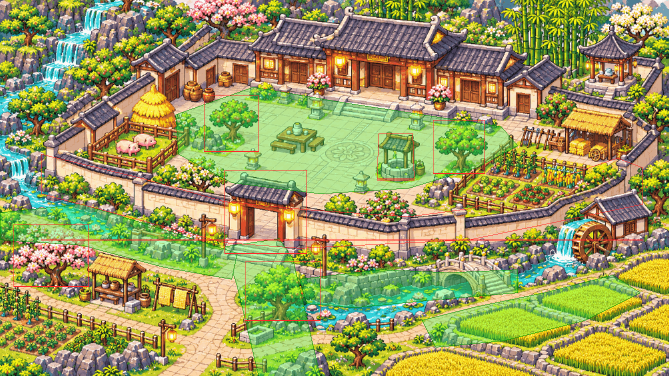
#> input picture docs/tayduky/art-pilot/out/plates/cao-lao-trang-debug.png, 1337 x 752 px, given in place of hqs-clean.png, which was not available (shown at 1/2 size)
$ python build_pilot.py
#> lines starting #> are read from the running program, lines starting #| are printed output that depends on the picture
"""Package the two test biomes for the browser pilot (docs/tayduky/pilot/).

Writes pilot/assets/<plate>.png, pilot/assets/chars/<name>.png (direction strips) and pilot/data.js (window.TD_DATA):
plate size, walkable zones (polygons; the runtime intersects them with ground colours), occluders (polygon + base line y: plate pixels of
the object are redrawn over characters whose feet are above the base), the cast and each strip's frame rectangles.
Also writes out/plates/<biome>-debug.png (zones in green, occluders in red) for authoring.
Run: python build_pilot.py
"""
import os, json, shutil
from PIL import Image, ImageDraw

HERE = os.path.dirname(os.path.abspath(__file__))
AP = os.path.join(HERE, '..')
PILOT = os.path.join(AP, '..', 'pilot'); ASSETS = os.path.join(PILOT, 'assets')

S = 1337 / 982.0          # Cao Lão Trang polygons are authored on the 982-wide preview, scaled to the 1337-wide plate


def sc(poly, k): return [[round(x * k), round(y * k)] for x, y in poly]


BIOMES = {
    'hoa-qua-son': {
        'title': ['Hoa Quả Sơn', 'Flower-Fruit Mountain'], 'plate': 'hqs-clean', 'k': 1.0, 'clouds': 4,
        'walk': [
            [[318, 262], [372, 214], [452, 176], [520, 182], [578, 214], [628, 262], [640, 302], [560, 344], [474, 342], [392, 302]],   # plaza
            [[392, 152], [440, 140], [470, 172], [440, 186], [404, 176]],                                                             # stairs up
            [[196, 100], [262, 84], [334, 104], [330, 140], [252, 152], [198, 130]],                                                   # upper left plateau
            [[112, 344], [196, 330], [252, 380], [336, 470], [312, 528], [226, 528], [120, 394]],                                      # lower left path
            [[690, 420], [760, 404], [866, 470], [864, 526], [770, 534], [702, 476]],                                                  # stepping stones
            [[600, 300], [650, 286], [700, 330], [660, 350], [610, 340]],                                                               # right ledge
            [[758, 128], [832, 114], [906, 140], [884, 168], [800, 162]],                                                               # cave terrace
        ],
        'occ': [
            ([[240, 0], [420, 0], [420, 112], [240, 112]], 112),          # top peach tree
            ([[0, 0], [116, 0], [116, 146], [0, 146]], 146),              # top-left tree
            ([[0, 216], [104, 216], [104, 306], [0, 306]], 306),          # mid-left tree
            ([[572, 192], [736, 192], [736, 334], [572, 334]], 334),      # big peach tree right of the plaza
            ([[548, 150], [604, 146], [612, 232], [544, 234]], 236, True),   # rune rock (solid)
            ([[0, 336], [204, 336], [204, 512], [0, 512]], 512),          # big peach tree bottom-left
            ([[496, 430], [626, 430], [626, 552], [496, 552]], 552),      # bottom tree
            ([[918, 282], [982, 282], [982, 396], [918, 396]], 396),      # right tree
            ([[324, 236], [416, 236], [416, 334], [324, 334]], 334),      # fence + palm left of the plaza
        ],
        'cast': [('wukong', 1), ('khi_chien_binh', 2), ('khi_lao', 1), ('khi_luc_si', 1), ('khi_con', 3), ('khi_giao', 2)],
    },
    'cao-lao-trang': {
        'title': ['Cao Lão Trang', "Old Gao's Village"], 'plate': 'clt-full', 'k': S, 'clouds': 0,
        'walk': [
            sc([[258, 168], [372, 128], [500, 150], [620, 168], [736, 186], [760, 214], [700, 246], [600, 276], [470, 284], [340, 268], [262, 226]], S),  # courtyard
            sc([[330, 362], [410, 350], [430, 380], [470, 552], [380, 552], [348, 420]], S),          # road from the gate
            sc([[0, 312], [120, 300], [250, 340], [348, 372], [340, 410], [240, 392], [120, 360], [0, 352]], S),  # west road
            sc([[440, 410], [560, 396], [660, 400], [760, 396], [760, 430], [640, 440], [520, 452], [450, 446]], S),  # east road to the bridge
            sc([[620, 470], [700, 450], [800, 430], [900, 404], [940, 430], [860, 470], [740, 500], [640, 510]], S),  # lane by the paddies
        ],
        'occ': [
            (sc([[60, 226], [210, 262], [330, 296], [450, 308], [600, 318], [690, 306], [906, 232], [944, 246], [944, 300], [690, 352], [440, 364], [330, 356], [60, 284]], S), round(352 * S)),  # front wall + gatehouse
            (sc([[330, 250], [450, 250], [450, 372], [330, 372]], S), round(372 * S)),               # gatehouse roof
            (sc([[300, 140], [380, 140], [380, 222], [300, 222]], S), round(222 * S)),               # courtyard tree
            (sc([[636, 176], [712, 176], [712, 254], [636, 254]], S), round(254 * S)),               # courtyard tree right
            (sc([[556, 196], [606, 196], [608, 262], [554, 262]], S), round(264 * S), True),          # well (solid)
            (sc([[360, 384], [470, 384], [470, 470], [360, 470]], S), round(470 * S)),               # tree by the road
            (sc([[20, 330], [130, 330], [130, 420], [20, 420]], S), round(420 * S)),                 # blossom tree
        ],
        'cast': [('bajie', 1), ('cao_thuy_lan', 1), ('cao_thai_cong', 1), ('linh_canh', 2), ('nong_phu', 3), ('dan_lang_nam', 2), ('dan_lang_nu', 3),
                 ('tamtang', 1), ('wukong', 1), ('shaseng', 1)],
    },
}

SIDE_LEFT = {'khi_chien_binh', 'khi_lao', 'khi_luc_si', 'khi_con', 'khi_giao'}     # monkey sheet: d2/d3 face left


def frames_of(strip):
    a = strip.split()[3]; W, H = strip.size
    cols = [any(a.getpixel((x, y)) for y in range(H)) for x in range(W)]
    segs, s = [], None
    for x, c in enumerate(cols + [False]):
        if c and s is None: s = x
        if not c and s is not None: segs.append((s, x)); s = None
    out = []
    for (x0, x1) in segs:
        bb = strip.crop((x0, 0, x1, H)).getbbox()
        out.append([x0 + bb[0], bb[1], bb[2] - bb[0], bb[3] - bb[1]])
    return out


if __name__ == '__main__':
    os.makedirs(os.path.join(ASSETS, 'chars'), exist_ok=True)
    data = {'biomes': {}, 'chars': {}}
    used = set()
    for key, b in BIOMES.items():
        src = os.path.join(AP, 'out', 'plates', b['plate'] + '.png')
        shutil.copy(src, os.path.join(ASSETS, key + '.png'))
        im = Image.open(src)
#> im is the input picture: PIL image 1337x752 RGBA; mean R, G, B, A 152.9, 154.2, 94.2, 255
        data['biomes'][key] = {'title': b['title'], 'plate': 'assets/%s.png' % key, 'size': im.size, 'walk': b['walk'],
                               'occ': [{'poly': o[0], 'base': o[1], 'solid': len(o) > 2 and o[2]} for o in b['occ']], 'cast': b['cast'], 'clouds': b.get('clouds', 0)}
        for n, _ in b['cast']: used.add(n)
        dbg = im.convert('RGBA'); ov = Image.new('RGBA', dbg.size, (0, 0, 0, 0)); d = ImageDraw.Draw(ov)
#> after `ov = Image.new('RGBA', dbg.size, (0, 0, 0, 0))`: ov: PIL image 1337x752 RGBA; every value is 0
        for p in b['walk']: d.polygon([tuple(q) for q in p], fill=(60, 255, 80, 90), outline=(0, 140, 0, 255))
        for o in b['occ']:
            p, base = o[0], o[1]
            d.polygon([tuple(q) for q in p], outline=(255, 40, 40, 255)); xs = [q[0] for q in p]; d.line([(min(xs), base), (max(xs), base)], fill=(255, 40, 40, 255), width=2)
#> this loop made 9 passes
#> xs on passes 1 to 9: [240, 420, 420, 240], [0, 116, 116, 0], [0, 104, 104, 0], [572, 736, 736, 572], [548, 604, 612, 544], [0, 204, 204, 0], [496, 626, 626, 496], [918, 982, 982, 918], [324, 416, 416, 324]
        dbg.alpha_composite(ov); dbg.save(os.path.join(AP, 'out', 'plates', key + '-debug.png'))
#> after `dbg.alpha_composite(ov)`:
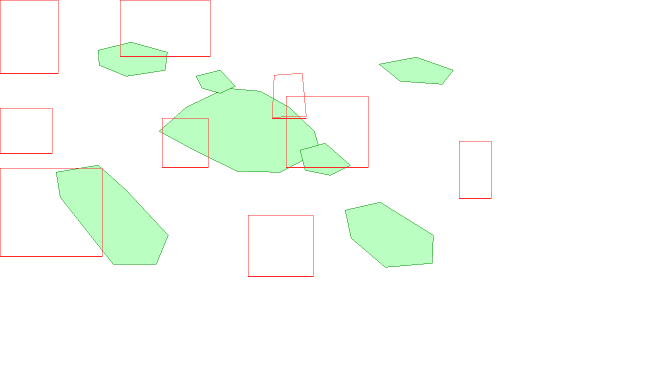
#> ov: PIL image 1337x752 RGBA (shown at 1/2 size); mean R, G, B, A 6.8, 23.6, 7.4, 10.2; transparent parts drawn white
#> after `dbg.alpha_composite(ov)`:
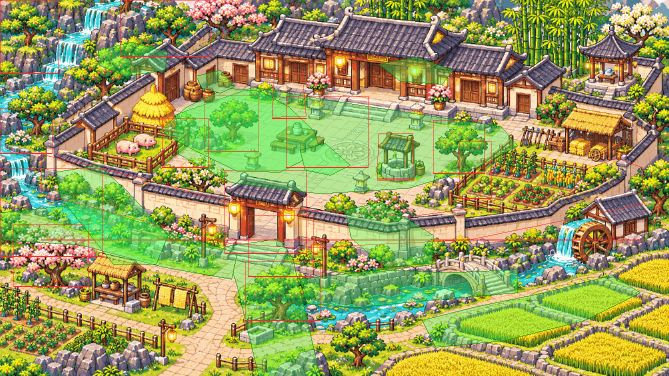
#> dbg: PIL image 1337x752 RGBA (shown at 1/2 size); mean R, G, B, A 150.2, 156.2, 93, 255
#> pass 2 of the loop `for key, b in BIOMES.items():`:
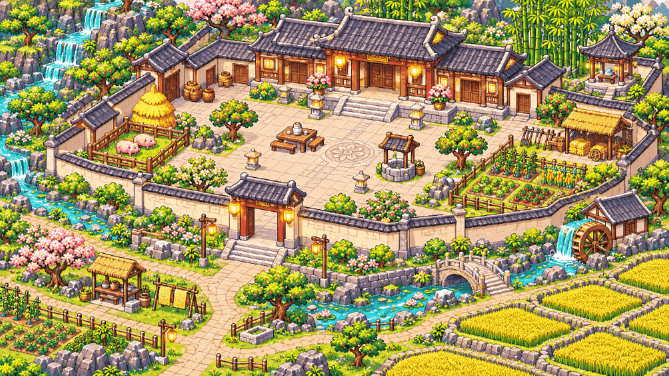
#> input picture docs/tayduky/art-pilot/out/plates/clt-full.png, 1337 x 752 px (shown at 1/2 size)
#> im is the input picture: PIL image 1337x752 RGB; mean R, G, B 162, 148.7, 97.9
#> the loop `for o in b['occ']:` made 7 passes
#> xs on passes 2 to 7: [449, 613, 613, 449], [408, 517, 517, 408], [866, 969, 969, 866], [757, 825, 828, 754], [490, 640, 640, 490], [27, 177, 177, 27]
#> `dbg.alpha_composite(ov)`:
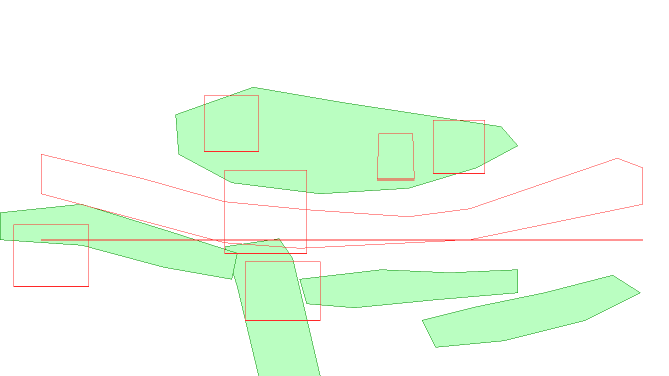
#> ov: PIL image 1337x752 RGBA (shown at 1/2 size); mean R, G, B, A 14.9, 54.8, 17.2, 22.4; transparent parts drawn white
    for n in sorted(used):
        strip = Image.open(os.path.join(AP, 'out', 'chars', n + '.png')).convert('RGBA')
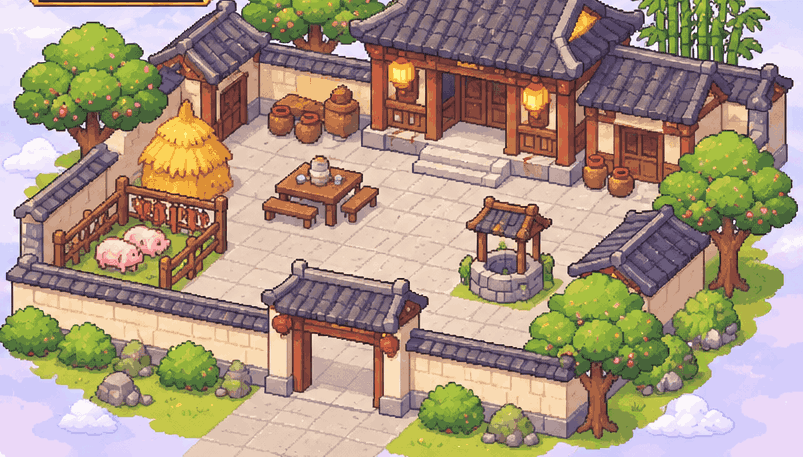
#> input picture docs/tayduky/art-pilot/out/plates/cao-lao-trang.png, 803 x 457 px, given in place of bajie.png, which was not available
        strip.save(os.path.join(ASSETS, 'chars', n + '.png'))
        data['chars'][n] = {'src': 'assets/chars/%s.png' % n, 'frames': frames_of(strip), 'sideLeft': n in SIDE_LEFT}
#> in frames_of, `a = strip.split()[3]`: a: PIL image 803x457 L; every value is 255
#> in frames_of, `cols = [any(a.getpixel((x, y)) for y in range(H)) for x in range(W)]`: cols = 803 items, first 6: True, True, True, True, True, True
#> the loop in frames_of, `for x, c in enumerate(cols + [False]):` made 804 passes
#> after the loop in frames_of, `for x, c in enumerate(cols + [False]):`: segs = [(0, 803)]
#> the loop in frames_of, `for (x0, x1) in segs:` made 1 pass
#> (x0, x1, bb) on pass 1: (0, 803, (0, 0, 803, 457))
#> after the loop in frames_of, `for (x0, x1) in segs:`: out = [[0, 0, 803, 457]]
#> pass 2 of the loop `for n in sorted(used):`:
#> the loop in frames_of (call 2), `for x, c in enumerate(cols + [False]):` made 804 passes
#> the loop in frames_of (call 2), `for (x0, x1) in segs:` made 1 pass
#> (the run stopped early here; a loop or call above may not have finished)
